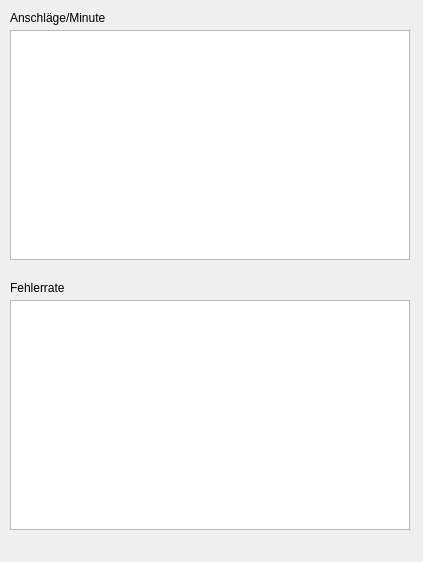
<?xml version="1.0" encoding="UTF-8"?>
<ui version="4.0">
 <class>StatisticWidget</class>
 <widget class="QWidget" name="StatisticWidget">
  <property name="geometry">
   <rect>
    <x>0</x>
    <y>0</y>
    <width>423</width>
    <height>562</height>
   </rect>
  </property>
  <property name="windowTitle">
   <string>Form</string>
  </property>
  <widget class="QGraphicsView" name="plot2">
   <property name="geometry">
    <rect>
     <x>10</x>
     <y>300</y>
     <width>400</width>
     <height>230</height>
    </rect>
   </property>
  </widget>
  <widget class="QGraphicsView" name="plot">
   <property name="geometry">
    <rect>
     <x>10</x>
     <y>30</y>
     <width>400</width>
     <height>230</height>
    </rect>
   </property>
  </widget>
  <widget class="QWidget" name="horizontalLayoutWidget">
   <property name="geometry">
    <rect>
     <x>10</x>
     <y>530</y>
     <width>401</width>
     <height>31</height>
    </rect>
   </property>
   <layout class="QHBoxLayout" name="horizontalLayout">
    <item>
     <spacer name="horizontalSpacer_2">
      <property name="orientation">
       <enum>Qt::Horizontal</enum>
      </property>
      <property name="sizeHint" stdset="0">
       <size>
        <width>40</width>
        <height>20</height>
       </size>
      </property>
     </spacer>
    </item>
    <item>
     <widget class="QLabel" name="finger0">
      <property name="text">
       <string/>
      </property>
     </widget>
    </item>
    <item>
     <widget class="QLabel" name="finger1">
      <property name="text">
       <string/>
      </property>
     </widget>
    </item>
    <item>
     <widget class="QLabel" name="finger2">
      <property name="text">
       <string/>
      </property>
     </widget>
    </item>
    <item>
     <widget class="QLabel" name="finger3">
      <property name="text">
       <string/>
      </property>
     </widget>
    </item>
    <item>
     <spacer name="horizontalSpacer_4">
      <property name="orientation">
       <enum>Qt::Horizontal</enum>
      </property>
      <property name="sizeHint" stdset="0">
       <size>
        <width>40</width>
        <height>20</height>
       </size>
      </property>
     </spacer>
    </item>
    <item>
     <widget class="QLabel" name="finger8">
      <property name="text">
       <string/>
      </property>
     </widget>
    </item>
    <item>
     <spacer name="horizontalSpacer">
      <property name="orientation">
       <enum>Qt::Horizontal</enum>
      </property>
      <property name="sizeHint" stdset="0">
       <size>
        <width>60</width>
        <height>20</height>
       </size>
      </property>
     </spacer>
    </item>
    <item>
     <widget class="QLabel" name="finger4">
      <property name="text">
       <string/>
      </property>
     </widget>
    </item>
    <item>
     <widget class="QLabel" name="finger5">
      <property name="text">
       <string/>
      </property>
     </widget>
    </item>
    <item>
     <widget class="QLabel" name="finger6">
      <property name="text">
       <string/>
      </property>
     </widget>
    </item>
    <item>
     <widget class="QLabel" name="finger7">
      <property name="text">
       <string/>
      </property>
     </widget>
    </item>
    <item>
     <spacer name="horizontalSpacer_3">
      <property name="orientation">
       <enum>Qt::Horizontal</enum>
      </property>
      <property name="sizeHint" stdset="0">
       <size>
        <width>40</width>
        <height>20</height>
       </size>
      </property>
     </spacer>
    </item>
   </layout>
  </widget>
  <widget class="QLabel" name="label">
   <property name="geometry">
    <rect>
     <x>10</x>
     <y>10</y>
     <width>111</width>
     <height>16</height>
    </rect>
   </property>
   <property name="text">
    <string>Anschläge/Minute</string>
   </property>
  </widget>
  <widget class="QLabel" name="label_2">
   <property name="geometry">
    <rect>
     <x>10</x>
     <y>280</y>
     <width>121</width>
     <height>16</height>
    </rect>
   </property>
   <property name="text">
    <string>Fehlerrate</string>
   </property>
  </widget>
 </widget>
 <resources/>
 <connections/>
</ui>
